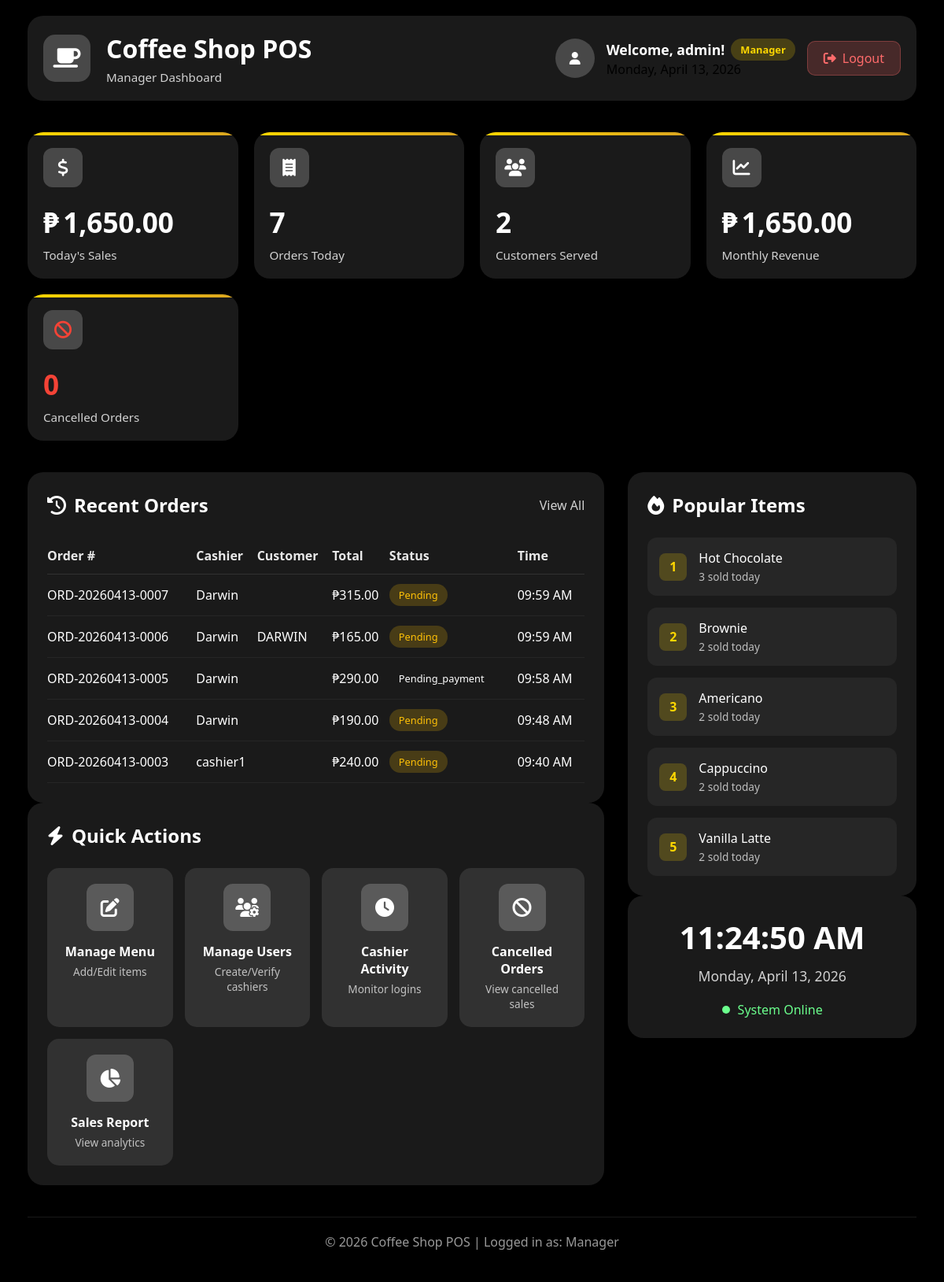
/dashboard.php (signed in), run on the app's committed database.
### tables this page shows
CREATE TABLE `orders` (
  `id` int(11) NOT NULL,
  `order_number` varchar(20) NOT NULL,
  `cashier_id` int(11) NOT NULL,
  `customer_name` varchar(100) DEFAULT NULL,
  `total_amount` decimal(10,2) NOT NULL,
  `payment_method` enum('cash','card','online','gcash','maya','paymongo') DEFAULT 'cash',
  `payment_status` enum('paid','unpaid','refunded') DEFAULT 'paid',
  `order_status` enum('pending','preparing','served','cancelled','pending_payment') DEFAULT 'pending',
  `cancellation_requested` tinyint(1) DEFAULT 0,
  `cancellation_requested_by` int(11) DEFAULT NULL,
  `cancellation_requested_at` timestamp NULL DEFAULT NULL,
  `cancellation_reason` text DEFAULT NULL,
  `cancelled_by` int(11) DEFAULT NULL,
  `cancelled_at` timestamp NULL DEFAULT NULL,
  `created_at` timestamp NOT NULL DEFAULT current_timestamp(),
  `updated_at` timestamp NULL DEFAULT NULL ON UPDATE current_timestamp()
);

CREATE TABLE `users` (
  `id` int(11) NOT NULL,
  `username` varchar(50) NOT NULL,
  `email` varchar(100) NOT NULL,
  `password` varchar(255) NOT NULL,
  `role` enum('cashier','manager') DEFAULT 'cashier',
  `created_at` timestamp NOT NULL DEFAULT current_timestamp(),
  `last_login` timestamp NULL DEFAULT NULL,
  `last_logout` timestamp NULL DEFAULT NULL,
  `is_approved` tinyint(1) DEFAULT 0,
  `approved_by` int(11) DEFAULT NULL,
  `approved_at` timestamp NULL DEFAULT NULL
);

### dashboard.php (the view, shortened to what this page needs)
<?php
require_once 'config.php';
$user_id = $_SESSION['user_id'];
$username = $_SESSION['username'];
$role = $_SESSION['role'];
if ($role == 'cashier') {
    $today_sales = $conn->query("SELECT COALESCE(SUM(total_amount), 0) as total FROM orders WHERE cashier_id = $user_id AND DATE(created_at) = CURDATE() AND order_status != 'cancelled'")->fetch_assoc()['total'];
    $today_orders = $conn->query("SELECT COUNT(*) as count FROM orders WHERE cashier_id = $user_id AND DATE(created_at) = CURDATE() AND order_status != 'cancelled'")->fetch_assoc()['count'];
    $customers = $conn->query("SELECT COUNT(DISTINCT customer_name) as count FROM orders WHERE cashier_id = $user_id AND DATE(created_at) = CURDATE() AND order_status != 'cancelled'")->fetch_assoc()['count'];
    $recent_orders = $conn->query("SELECT o.*, u.username as cashier_name FROM orders o JOIN users u ON o.cashier_id = u.id WHERE o.cashier_id = $user_id ORDER BY o.created_at DESC LIMIT 5");
    $current_session = $conn->query("SELECT login_time FROM cashier_sessions WHERE user_id = $user_id AND logout_time IS NULL ORDER BY login_time DESC LIMIT 1")->fetch_assoc();
} else {
    $today_sales = $conn->query("SELECT COALESCE(SUM(total_amount), 0) as total FROM orders WHERE DATE(created_at) = CURDATE() AND order_status != 'cancelled'")->fetch_assoc()['total'];
    $today_orders = $conn->query("SELECT COUNT(*) as count FROM orders WHERE DATE(created_at) = CURDATE() AND order_status != 'cancelled'")->fetch_assoc()['count'];
    $customers = $conn->query("SELECT COUNT(DISTINCT customer_name) as count FROM orders WHERE DATE(created_at) = CURDATE() AND order_status != 'cancelled'")->fetch_assoc()['count'];
    $recent_orders = $conn->query("SELECT o.*, u.username as cashier_name FROM orders o JOIN users u ON o.cashier_id = u.id ORDER BY o.created_at DESC LIMIT 5");
    $cancelled_count = $conn->query("SELECT COUNT(*) as count FROM orders WHERE DATE(created_at) = CURDATE() AND order_status = 'cancelled'")->fetch_assoc()['count'];
}
$popular_items = $conn->query("SELECT p.name, SUM(oi.quantity) as total_sold FROM order_items oi JOIN products p ON oi.product_id = p.id JOIN orders o ON oi.order_id = o.id WHERE DATE(o.created_at) = CURDATE() AND o.order_status != 'cancelled' GROUP BY p.id ORDER BY total_sold DESC LIMIT 5");
$monthly_revenue = $conn->query("SELECT COALESCE(SUM(total_amount), 0) as total FROM orders WHERE MONTH(created_at) = MONTH(CURDATE()) AND YEAR(created_at) = YEAR(CURDATE()) AND order_status != 'cancelled'")->fetch_assoc()['total'];
?>
<!DOCTYPE html>
<html lang="en">
<head>
    <link rel="stylesheet" href="https://cdnjs.cloudflare.com/ajax/libs/font-awesome/6.4.0/css/all.min.css">
</head>
<body>
    <video autoplay muted loop id="video-background"><source src="videos/coffee-bg2.mp4" type="video/mp4"></video>
    <div class="video-overlay"></div>
    <div class="container">
        <div class="header">
            <div class="brand"><div class="logo"><i class="fas fa-coffee"></i></div><div class="brand-text"><h1>Coffee Shop POS</h1><p><?php echo ucfirst($role); ?> Dashboard</p></div></div>
            <div class="user-info"><div class="user-avatar"><i class="fas fa-user"></i></div><div class="user-details"><h3>Welcome, <?php echo htmlspecialchars($username); ?>! <span class="role-badge"><?php echo ucfirst($role); ?></span></h3><p><?php echo date('l, F j, Y'); ?></p></div><a href="logout.php" class="logout-btn"><i class="fas fa-sign-out-alt"></i> Logout</a></div>
        </div>
        <div class="stats-grid">
            <div class="stat-card"><div class="stat-header"><div class="stat-icon"><i class="fas fa-dollar-sign"></i></div></div><div class="stat-value"><?php echo number_format($today_sales, 2); ?></div><div class="stat-label">Today's Sales</div></div>
            <div class="stat-card"><div class="stat-header"><div class="stat-icon"><i class="fas fa-receipt"></i></div></div><div class="stat-value no-currency"><?php echo $today_orders; ?></div><div class="stat-label">Orders Today</div></div>
            <div class="stat-card"><div class="stat-header"><div class="stat-icon"><i class="fas fa-users"></i></div></div><div class="stat-value no-currency"><?php echo $customers; ?></div><div class="stat-label">Customers Served</div></div>
            <div class="stat-card"><div class="stat-header"><div class="stat-icon"><i class="fas fa-chart-line"></i></div></div><div class="stat-value"><?php echo number_format($monthly_revenue, 2); ?></div><div class="stat-label">Monthly Revenue</div></div>
            <?php if($role == 'manager'): ?>
            <div class="stat-card"><div class="stat-header"><div class="stat-icon"><i class="fas fa-ban" style="color: #f44336;"></i></div></div><div class="stat-value no-currency" style="color: #f44336;"><?php echo $cancelled_count; ?></div><div class="stat-label">Cancelled Orders</div></div>
            <?php endif; ?>
        </div>
        <div class="content-grid">
            <div>
                <div class="section">
                    <div class="section-header"><h2><i class="fas fa-history"></i> Recent Orders</h2><a href="<?php echo $role == 'cashier' ? 'my-sales.php' : 'orders.php'; ?>" class="view-all">View All</a></div>
                    <table class="orders-table"><thead><tr><th>Order #</th><?php if($role == 'manager'): ?><th>Cashier</th><?php endif; ?><th>Customer</th><th>Total</th><th>Status</th><th>Time</th></tr></thead>
                    <tbody><?php if ($recent_orders && $recent_orders->num_rows > 0): ?><?php while($order = $recent_orders->fetch_assoc()): ?><tr><td><?php echo $order['order_number']; ?></td><?php if($role == 'manager'): ?><td><?php echo htmlspecialchars($order['cashier_name']); ?></td><?php endif; ?><td><?php echo htmlspecialchars($order['customer_name'] ?? 'Walk-in'); ?></td><td>₱<?php echo number_format($order['total_amount'], 2); ?></td><td><span class="status-badge status-<?php echo $order['order_status']; ?>"><?php echo ucfirst($order['order_status']); ?></span></td><td><?php echo date('h:i A', strtotime($order['created_at'])); ?></td></tr><?php endwhile; ?><?php else: ?><tr><td colspan="<?php echo $role == 'manager' ? '6' : '5'; ?>" style="text-align:center; padding:20px;">No recent orders</td></tr><?php endif; ?></tbody></table>
                </div>
                <div class="section">
                    <div class="section-header"><h2><i class="fas fa-bolt"></i> Quick Actions</h2></div>
                    <div class="quick-actions">
                        <?php if($role == 'manager'): ?>
                        <a href="manage-products.php" class="action-card"><div class="action-icon"><i class="fas fa-edit"></i></div><h3>Manage Menu</h3><p>Add/Edit items</p></a>
                        <a href="manage-users.php" class="action-card"><div class="action-icon"><i class="fas fa-users-cog"></i></div><h3>Manage Users</h3><p>Create/Verify cashiers</p></a>
                        <a href="cashier-activity.php" class="action-card"><div class="action-icon"><i class="fas fa-clock"></i></div><h3>Cashier Activity</h3><p>Monitor logins</p></a>
                        <a href="cancelled-orders.php" class="action-card"><div class="action-icon"><i class="fas fa-ban"></i></div><h3>Cancelled Orders</h3><p>View cancelled sales</p></a>
                        <a href="sales-report.php" class="action-card"><div class="action-icon"><i class="fas fa-chart-pie"></i></div><h3>Sales Report</h3><p>View analytics</p></a>
                        <?php endif; ?>
                    </div>
                </div>
            </div>
            <div>
                <div class="section">
                    <div class="section-header"><h2><i class="fas fa-fire"></i> Popular Items</h2></div>
                    <div class="popular-items"><?php if ($popular_items && $popular_items->num_rows > 0): ?><?php $rank = 1; while($item = $popular_items->fetch_assoc()): ?><div class="popular-item"><div class="item-rank"><?php echo $rank++; ?></div><div><div class="item-name"><?php echo htmlspecialchars($item['name']); ?></div><div class="item-sales"><?php echo $item['total_sold']; ?> sold today</div></div></div><?php endwhile; ?><?php else: ?><div style="text-align:center; padding:20px;">No sales yet today</div><?php endif; ?></div>
                </div>
                <div class="time-display">
                    <div class="current-time" id="currentTime">--:--:--</div>
                    <div class="current-date" id="currentDate"></div>
                    <div class="system-status"><div class="status-indicator"></div><span>System Online</span></div>
                </div>
            </div>
        </div>
        <div class="footer"><p>© <?php echo date('Y'); ?> Coffee Shop POS | Logged in as: <?php echo ucfirst($role); ?></p></div>
    </div>
</body>
</html>

### data on the page
orders: order_number "ORD-20260413-0007", cashier.username "Darwin", total_amount "315.00", order_status "Pending", created_at "09:59 AM"
orders: order_number "ORD-20260413-0006", cashier.username "Darwin", customer_name "DARWIN", total_amount "165.00", order_status "Pending", created_at "09:59 AM"
orders: order_number "ORD-20260413-0005", cashier.username "Darwin", total_amount "290.00", order_status "Pending_payment", created_at "09:58 AM"
orders: order_number "ORD-20260413-0004", cashier.username "Darwin", total_amount "190.00", order_status "Pending", created_at "09:48 AM"
orders: order_number "ORD-20260413-0003", cashier.username "cashier1", total_amount "240.00", order_status "Pending", created_at "09:40 AM"

### other printed values
$role "Manager"
$username "admin"
$today_sales "1,650.00"
$today_orders "7"
$customers "2"
$monthly_revenue "1,650.00"
$cancelled_count "0"
$item['name'] "Hot Chocolate"
$item['total_sold'] "3"
$item['name'] "Brownie"
$item['total_sold'] "2"
$item['name'] "Americano"
$item['name'] "Cappuccino"
$item['name'] "Vanilla Latte"
